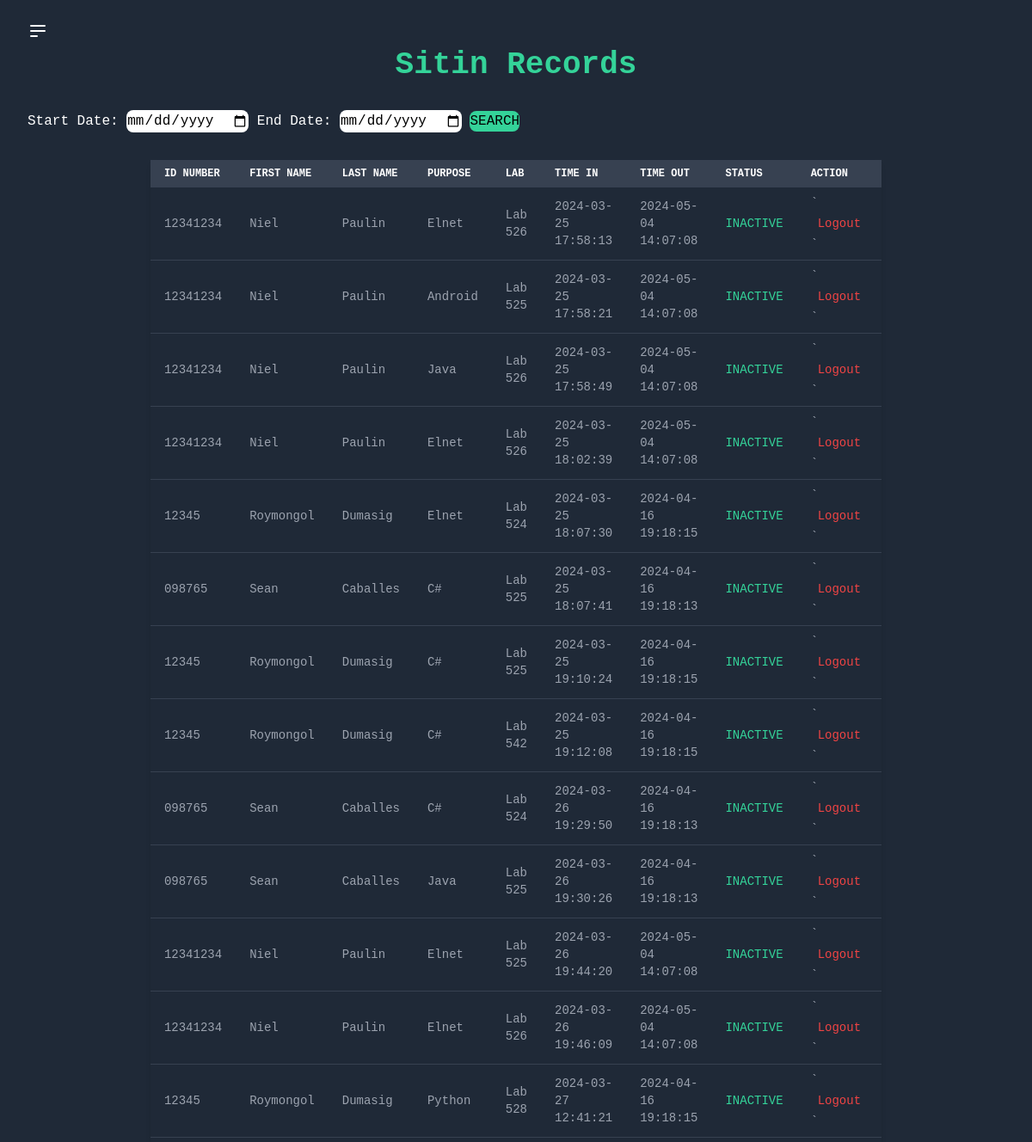
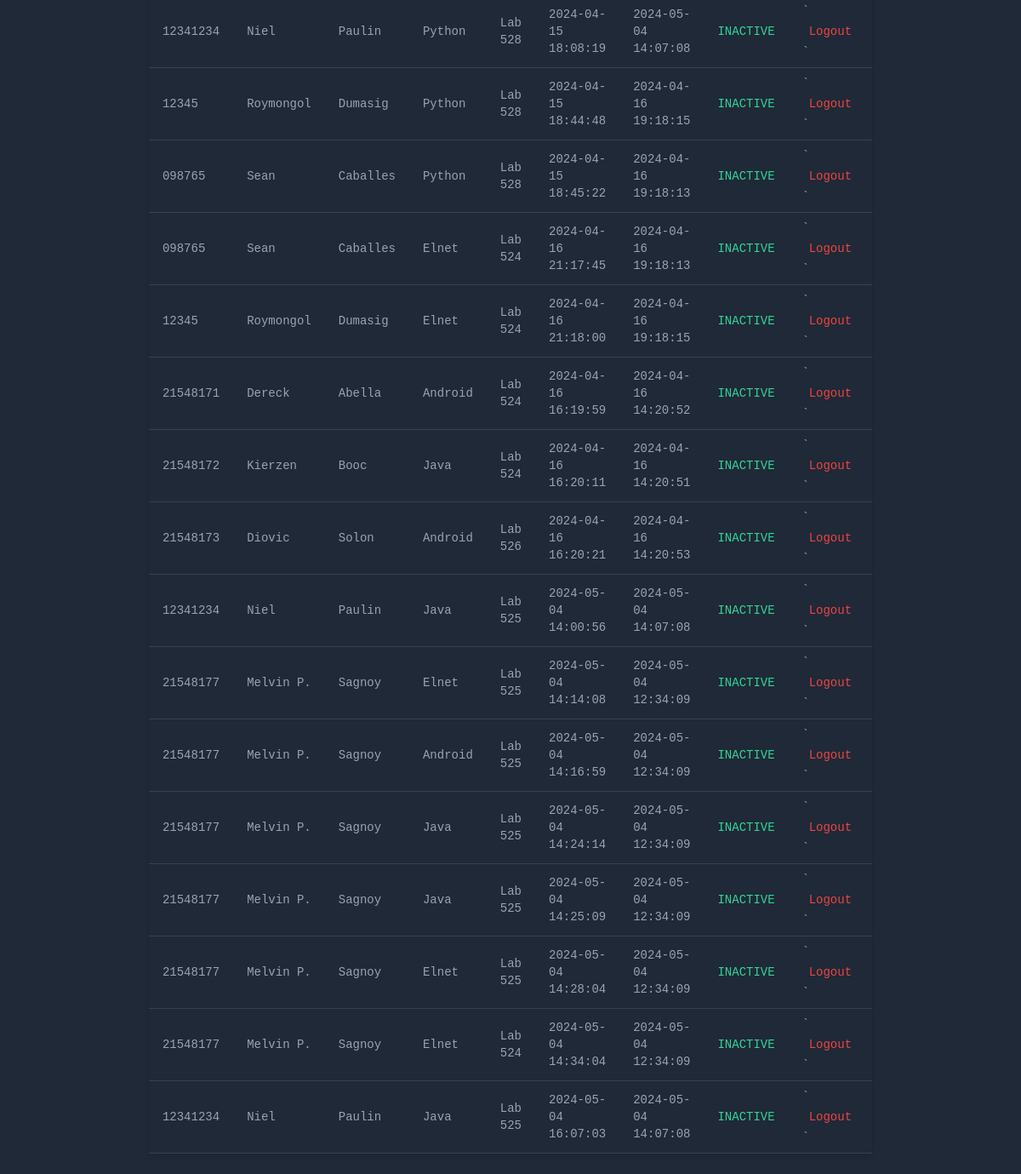
The app's page /view_records.php with its own data (2 pictures, top to bottom).
### tables this page shows
CREATE TABLE sitin_student (
    id INTEGER PRIMARY KEY AUTOINCREMENT,
    id_number TEXT,
    firstname TEXT,
    lastname TEXT,
    purpose TEXT,
    lab TEXT,
    remaining_sessions INTEGER,
    time_in TEXT,
    time_out TEXT,
    status TEXT
);

CREATE TABLE student (
    id INTEGER PRIMARY KEY,
    id_number VARCHAR(50) NOT NULL,
    firstname VARCHAR(50) NOT NULL,
    lastname VARCHAR(50) NOT NULL,
    email VARCHAR(100) NOT NULL,
    password VARCHAR(255) NOT NULL
);

### view_records.php (the view, shortened to what this page needs)
<?php
$db = new SQLite3('sitin.db');
if ($_SERVER['REQUEST_METHOD'] === 'POST' && isset($_POST['generate_reports'])) {
  $start_date = $_POST['start_date'] ?? '';
  $end_date = $_POST['end_date'] ?? '';
  $query = $db->prepare("
    SELECT s.id_number, st.firstname, st.lastname, s.purpose, s.lab, s.time_in, s.time_out, s.status
    FROM sitin_student s
    JOIN student st ON s.id_number = st.id_number
    WHERE s.time_in BETWEEN :start_date AND :end_date
  ");
  $query->bindValue(':start_date', $start_date, SQLITE3_TEXT);
  $query->bindValue(':end_date', $end_date, SQLITE3_TEXT);
  $result = $query->execute();
}
else {
  $query = $db->prepare("
    SELECT s.id_number, st.firstname, st.lastname, s.purpose, s.lab, s.time_in, s.time_out, s.status
    FROM sitin_student s
    JOIN student st ON s.id_number = st.id_number
  ");
  $result = $query->execute();
}
?>
<!DOCTYPE html>
<html lang="en">
<head>
  <link href="https://cdnjs.cloudflare.com/ajax/libs/font-awesome/5.15.4/css/all.min.css" rel="stylesheet">
  <link href="https://cdn.jsdelivr.net/npm/tailwindcss@2.2.16/dist/tailwind.min.css" rel="stylesheet">
</head>
<body class="flex min-h-screen bg-gray-800 font-mono text-white">
  <div class="flex-1 px-8 py-6 ">
    <button id="menu-toggle" class="focus:outline-none">
      <svg class="h-6 w-6 text-white hover:text-gray-200" viewBox="0 0 24 24" fill="none" xmlns="http://www.w3.org/2000/svg">
        <path d="M4 6H20M4 12H20M4 18H11Z" stroke="currentColor" stroke-width="2" stroke-linecap="round" stroke-linejoin="round"></path>
      </svg>
    </button>
    <center>
      <h2 class="text-4xl font-semibold mb-6 text-green-400">Sitin Records</h2>
    </center>
    <div class="mt-8 ">
      <form method="POST" action="">
        <label for="start_date">Start Date:</label>
        <input class="rounded-lg text-black" type="date" id="start_date" name="start_date">
        <label for="end_date">End Date:</label>
        <input class="rounded-lg text-black " type="date" id="end_date" name="end_date">
        <button type="submit" name="generate_reports" class="border-solid bg-green-400 text-black text-base rounded-lg">SEARCH</button>
      </form>
    </div>
<div class="mt-8">
  <?php if ($result && $result->numColumns() > 0): ?>
    <center>
      <table class="table-auto w-full shadow-md rounded-md overflow-x-auto transition-upper-to-lower">
        <thead>
          <tr class="text-xs font-medium text-left text-white bg-gray-700 uppercase">
            <th class="px-4 py-2">ID NUMBER</th>
            <th class="px-4 py-2">FIRST NAME</th>
            <th class="px-4 py-2">LAST NAME</th>
            <th class="px-4 py-2">PURPOSE</th>
            <th class="px-4 py-2">LAB</th>
            <th class="px-4 py-2">TIME IN</th>
            <th class="px-4 py-2">TIME OUT</th>
            <th class="px-4 py-2">STATUS</th>
            <th class="px-4 py-2">ACTION</th>
          </tr>
        </thead>
        <tbody>
          <?php while ($row = $result->fetchArray(SQLITE3_ASSOC)): ?>
            <tr class="border-b border-gray-700 text-sm text-gray-400 hover:bg-gray-800 hover:text-white">
              <td class="px-4 py-2"><?php echo $row['id_number']; ?></td>
              <td class="px-4 py-2 capitalize"><?php echo $row['firstname']; ?></td>
              <td class="px-4 py-2 capitalize"><?php echo $row['lastname']; ?></td>
              <td class="px-4 py-2 capitalize"><?php echo $row['purpose']; ?></td>
              <td class="px-4 py-2 capitalize"><?php echo $row['lab']; ?></td>
              <td class="px-4 py-2"><?php echo $row['time_in']; ?></td>
              <td id="time-out-column" class="px-4 py-2"><?php echo $row['time_out']; ?></td>
              <td class="px-4 py-2 text-green-400"><?php echo $row['status']; ?></td>
              <td class="px-4 py-2">
              <form method="POST" action="<?php echo $_SERVER['PHP_SELF']; ?>">
  `                <input type="hidden" name="student_id" value="<?php echo $row['id_number']; ?>">
                  <button type="submit" name="logout" class="text-red-500 hover:text-red-700 px-2 py-1 rounded-md focus:outline-none">Logout</button>
              </form>`
              </td>
            </tr>
          <?php endwhile; ?>
        </tbody>
      </table>
    </center>
  <?php else: ?>
    <p class="text-red-500 text-center">No sitin records found.</p>
  <?php endif; ?>
</div>
</body>
</html>

### view_records.php (style rules this page uses)
.transition-upper-to-lower { animation: upper-to-lower 0.7s ease forwards; }
table { font-size: 14px; max-width: 65%; width: 65%; table-layout: fixed; }
th, td { padding: 8px; }

### records on screen
sitin_student: id_number "12341234", student.firstname "Niel", student.lastname "Paulin", purpose "Elnet", lab "Lab 526", time_in "2024-03-25 17:58:13", time_out "2024-05-04 14:07:08", status "INACTIVE"
sitin_student: id_number "12341234", student.firstname "Niel", student.lastname "Paulin", purpose "Android", lab "Lab 525", time_in "2024-03-25 17:58:21", time_out "2024-05-04 14:07:08", status "INACTIVE"
sitin_student: id_number "12341234", student.firstname "Niel", student.lastname "Paulin", purpose "Java", lab "Lab 526", time_in "2024-03-25 17:58:49", time_out "2024-05-04 14:07:08", status "INACTIVE"
sitin_student: id_number "12341234", student.firstname "Niel", student.lastname "Paulin", purpose "Elnet", lab "Lab 526", time_in "2024-03-25 18:02:39", time_out "2024-05-04 14:07:08", status "INACTIVE"
sitin_student: id_number "12345", student.firstname "Roymongol", student.lastname "Dumasig", purpose "Elnet", lab "Lab 524", time_in "2024-03-25 18:07:30", time_out "2024-04-16 19:18:15", status "INACTIVE"
sitin_student: id_number "098765", student.firstname "Sean", student.lastname "Caballes", purpose "C#", lab "Lab 525", time_in "2024-03-25 18:07:41", time_out "2024-04-16 19:18:13", status "INACTIVE"
sitin_student: id_number "12345", student.firstname "Roymongol", student.lastname "Dumasig", purpose "C#", lab "Lab 525", time_in "2024-03-25 19:10:24", time_out "2024-04-16 19:18:15", status "INACTIVE"
sitin_student: id_number "12345", student.firstname "Roymongol", student.lastname "Dumasig", purpose "C#", lab "Lab 542", time_in "2024-03-25 19:12:08", time_out "2024-04-16 19:18:15", status "INACTIVE"
sitin_student: id_number "098765", student.firstname "Sean", student.lastname "Caballes", purpose "C#", lab "Lab 524", time_in "2024-03-26 19:29:50", time_out "2024-04-16 19:18:13", status "INACTIVE"
sitin_student: id_number "098765", student.firstname "Sean", student.lastname "Caballes", purpose "Java", lab "Lab 525", time_in "2024-03-26 19:30:26", time_out "2024-04-16 19:18:13", status "INACTIVE"
sitin_student: id_number "12341234", student.firstname "Niel", student.lastname "Paulin", purpose "Elnet", lab "Lab 525", time_in "2024-03-26 19:44:20", time_out "2024-05-04 14:07:08", status "INACTIVE"
sitin_student: id_number "12341234", student.firstname "Niel", student.lastname "Paulin", purpose "Elnet", lab "Lab 526", time_in "2024-03-26 19:46:09", time_out "2024-05-04 14:07:08", status "INACTIVE"
sitin_student: id_number "12345", student.firstname "Roymongol", student.lastname "Dumasig", purpose "Python", lab "Lab 528", time_in "2024-03-27 12:41:21", time_out "2024-04-16 19:18:15", status "INACTIVE"
sitin_student: id_number "12341234", student.firstname "Niel", student.lastname "Paulin", purpose "Python", lab "Lab 528", time_in "2024-04-15 18:08:19", time_out "2024-05-04 14:07:08", status "INACTIVE"
sitin_student: id_number "12345", student.firstname "Roymongol", student.lastname "Dumasig", purpose "Python", lab "Lab 528", time_in "2024-04-15 18:44:48", time_out "2024-04-16 19:18:15", status "INACTIVE"
sitin_student: id_number "098765", student.firstname "Sean", student.lastname "Caballes", purpose "Python", lab "Lab 528", time_in "2024-04-15 18:45:22", time_out "2024-04-16 19:18:13", status "INACTIVE"
sitin_student: id_number "098765", student.firstname "Sean", student.lastname "Caballes", purpose "Elnet", lab "Lab 524", time_in "2024-04-16 21:17:45", time_out "2024-04-16 19:18:13", status "INACTIVE"
sitin_student: id_number "12345", student.firstname "Roymongol", student.lastname "Dumasig", purpose "Elnet", lab "Lab 524", time_in "2024-04-16 21:18:00", time_out "2024-04-16 19:18:15", status "INACTIVE"
sitin_student: id_number "21548171", student.firstname "Dereck", student.lastname "Abella", purpose "Android", lab "Lab 524", time_in "2024-04-16 16:19:59", time_out "2024-04-16 14:20:52", status "INACTIVE"
sitin_student: id_number "21548172", student.firstname "Kierzen", student.lastname "Booc", purpose "Java", lab "Lab 524", time_in "2024-04-16 16:20:11", time_out "2024-04-16 14:20:51", status "INACTIVE"
sitin_student: id_number "21548173", student.firstname "Diovic", student.lastname "Solon", purpose "Android", lab "Lab 526", time_in "2024-04-16 16:20:21", time_out "2024-04-16 14:20:53", status "INACTIVE"
sitin_student: id_number "12341234", student.firstname "Niel", student.lastname "Paulin", purpose "Java", lab "Lab 525", time_in "2024-05-04 14:00:56", time_out "2024-05-04 14:07:08", status "INACTIVE"
sitin_student: id_number "21548177", student.firstname "Melvin P.", student.lastname "Sagnoy", purpose "Elnet", lab "Lab 525", time_in "2024-05-04 14:14:08", time_out "2024-05-04 12:34:09", status "INACTIVE"
sitin_student: id_number "21548177", student.firstname "Melvin P.", student.lastname "Sagnoy", purpose "Android", lab "Lab 525", time_in "2024-05-04 14:16:59", time_out "2024-05-04 12:34:09", status "INACTIVE"
sitin_student: id_number "21548177", student.firstname "Melvin P.", student.lastname "Sagnoy", purpose "Java", lab "Lab 525", time_in "2024-05-04 14:24:14", time_out "2024-05-04 12:34:09", status "INACTIVE"
sitin_student: id_number "21548177", student.firstname "Melvin P.", student.lastname "Sagnoy", purpose "Java", lab "Lab 525", time_in "2024-05-04 14:25:09", time_out "2024-05-04 12:34:09", status "INACTIVE"
sitin_student: id_number "21548177", student.firstname "Melvin P.", student.lastname "Sagnoy", purpose "Elnet", lab "Lab 525", time_in "2024-05-04 14:28:04", time_out "2024-05-04 12:34:09", status "INACTIVE"
sitin_student: id_number "21548177", student.firstname "Melvin P.", student.lastname "Sagnoy", purpose "Elnet", lab "Lab 524", time_in "2024-05-04 14:34:04", time_out "2024-05-04 12:34:09", status "INACTIVE"
sitin_student: id_number "12341234", student.firstname "Niel", student.lastname "Paulin", purpose "Java", lab "Lab 525", time_in "2024-05-04 16:07:03", time_out "2024-05-04 14:07:08", status "INACTIVE"
